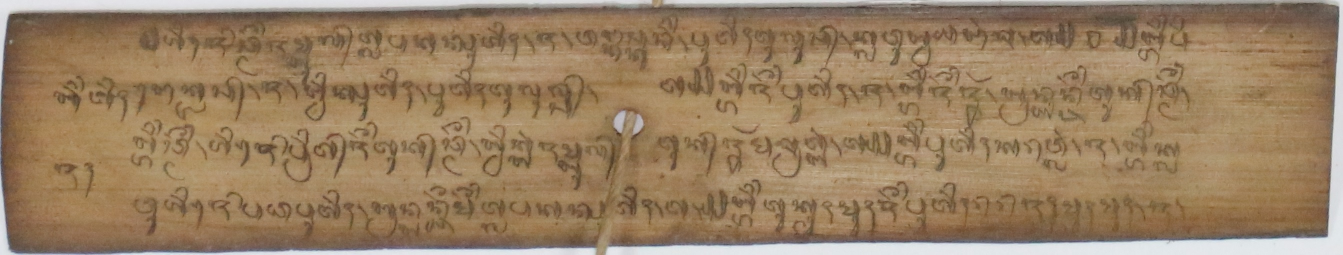
#> input picture images/image1.jpg, 2685 x 509 px (shown at 1/2 size)
$ jupyter execute --allow-errors 'Craft_model demo-Copy1.ipynb'
#> lines starting #> are read from the running program, lines starting #| are printed output that depends on the picture
### craft.py
"""
Copyright (c) 2019-present NAVER Corp.
MIT License
"""

# -*- coding: utf-8 -*-
import torch
import torch.nn as nn
import torch.nn.functional as F

from basenet.vgg16_bn import vgg16_bn, init_weights

class double_conv(nn.Module):
    # [10 lines left out: function __init__, not called in this run]

    def forward(self, x):
        x = self.conv(x)
        return x


class CRAFT(nn.Module):
    def __init__(self, pretrained=False, freeze=False):
        super(CRAFT, self).__init__()

        """ Base network """
        self.basenet = vgg16_bn(pretrained, freeze)

        """ U network """
        self.upconv1 = double_conv(1024, 512, 256)
        self.upconv2 = double_conv(512, 256, 128)
        self.upconv3 = double_conv(256, 128, 64)
        self.upconv4 = double_conv(128, 64, 32)

        num_class = 2
        self.conv_cls = nn.Sequential(
            nn.Conv2d(32, 32, kernel_size=3, padding=1), nn.ReLU(inplace=True),
            nn.Conv2d(32, 32, kernel_size=3, padding=1), nn.ReLU(inplace=True),
            nn.Conv2d(32, 16, kernel_size=3, padding=1), nn.ReLU(inplace=True),
            nn.Conv2d(16, 16, kernel_size=1), nn.ReLU(inplace=True),
            nn.Conv2d(16, num_class, kernel_size=1),
        )

        init_weights(self.upconv1.modules())
        init_weights(self.upconv2.modules())
        init_weights(self.upconv3.modules())
        init_weights(self.upconv4.modules())
        init_weights(self.conv_cls.modules())

    # [23 lines left out: function forward, not called in this run]

# [4 lines that do not run on import are left out]

### basenet/vgg16_bn.py
from collections import namedtuple

import torch
import torch.nn as nn
import torch.nn.init as init
from torchvision import models
from torchvision.models.vgg import model_urls

# [12 lines left out: function init_weights, not called in this run]

class vgg16_bn(torch.nn.Module):
    def __init__(self, pretrained=True, freeze=True):
        super(vgg16_bn, self).__init__()
        model_urls['vgg16_bn'] = model_urls['vgg16_bn'].replace('https://', 'http://')
        vgg_pretrained_features = models.vgg16_bn(pretrained=pretrained).features
        self.slice1 = torch.nn.Sequential()
        self.slice2 = torch.nn.Sequential()
        self.slice3 = torch.nn.Sequential()
        self.slice4 = torch.nn.Sequential()
        self.slice5 = torch.nn.Sequential()
        for x in range(12):         # conv2_2
            self.slice1.add_module(str(x), vgg_pretrained_features[x])
        for x in range(12, 19):         # conv3_3
            self.slice2.add_module(str(x), vgg_pretrained_features[x])
        for x in range(19, 29):         # conv4_3
            self.slice3.add_module(str(x), vgg_pretrained_features[x])
        for x in range(29, 39):         # conv5_3
            self.slice4.add_module(str(x), vgg_pretrained_features[x])

        # fc6, fc7 without atrous conv
        self.slice5 = torch.nn.Sequential(
                nn.MaxPool2d(kernel_size=3, stride=1, padding=1),
                nn.Conv2d(512, 1024, kernel_size=3, padding=6, dilation=6),
                nn.Conv2d(1024, 1024, kernel_size=1)
        )

        if not pretrained:
            init_weights(self.slice1.modules())
            init_weights(self.slice2.modules())
            init_weights(self.slice3.modules())
            init_weights(self.slice4.modules())

        init_weights(self.slice5.modules())        # no pretrained model for fc6 and fc7

        if freeze:
            for param in self.slice1.parameters():      # only first conv
                param.requires_grad= False

    # [14 lines left out: function forward, not called in this run]

### Craft_model demo-Copy1.ipynb
[cell 1]
import sys
sys.executable

[cell 2]
import sys
import os
import time
import argparse

import torch
import torch.nn as nn
import torch.backends.cudnn as cudnn
from torch.autograd import Variable

from PIL import Image

import cv2
from skimage import io
import numpy as np
import craft_utils
import imgproc
import file_utils
import json
import zipfile
from IPython.display import Image, display

from craft import CRAFT

from collections import OrderedDict
# [10 lines left out: function copyStateDict, not called in this run]

def str2bool(v):
    return v.lower() in ("yes", "y", "true", "t", "1")

[cell 3]
# [52 lines left out: function test_net, not called in this run]

[cell 4]
# [6 lines left out: function loadImage, not called in this run]

[cell 5]
import cv2 as cv
import file_utils
def zoom(img, zx=10,zy=15):
    return cv.resize(img, None, fx=zx, fy=zy)

[cell 6]
img = cv.imread('images/image1.jpg')
#> img is the input picture: shape (509, 2685, 3); mean B, G, R 97.5, 127.6, 153.3
cropped = img[0:img.shape[0],200:1400]
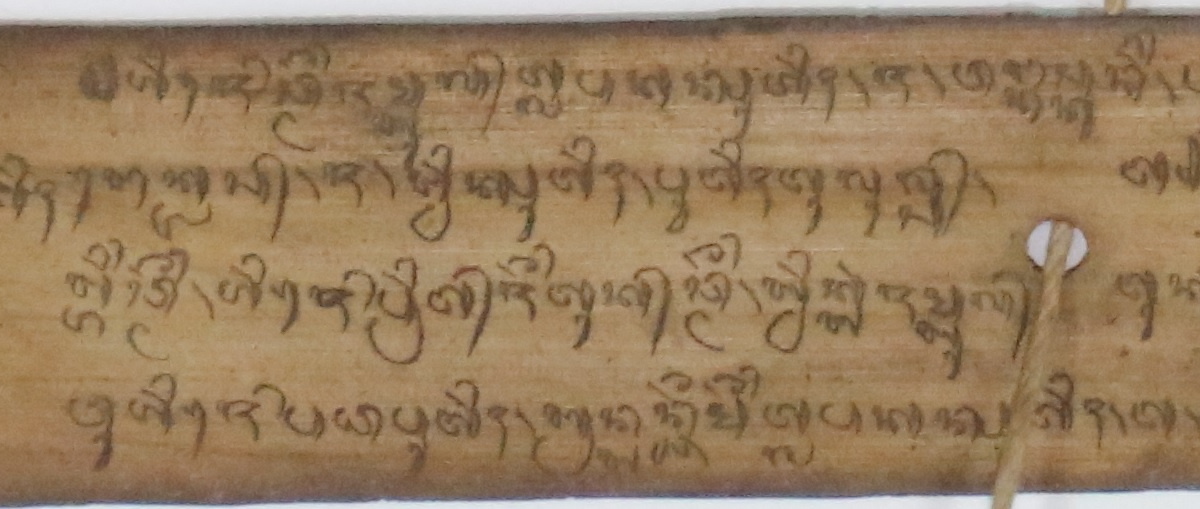
#> cropped: shape (509, 1200, 3); mean B, G, R 94.5, 125.8, 152.2
zoomed = zoom(img)
zoomed_and_cropped = zoom(cropped)

[cell 7]
# [52 lines left out: function test_net, not called in this run]

[cell 8]
def crafttry(img):
    net = CRAFT()     # initialize
    trained_model='weights/craft_mlt_25k.pth'
    text_threshold=0.7
    low_text=0.5
    link_threshold=.9
    cuda=False
    canvas_size=1280

    poly=False

    refine=False
    refiner_model='weights/craft_refiner_CTW1500.pth'

    result_folder = './result/'
    if not os.path.isdir(result_folder):
        os.mkdir(result_folder)
    print('Loading weights from checkpoint (' + trained_model + ')')
    if cuda:
        net.load_state_dict(copyStateDict(torch.load(trained_model)))
    else:
        net.load_state_dict(copyStateDict(torch.load(trained_model, map_location='cpu')))

    if cuda:
        net = net.cuda()
        net = torch.nn.DataParallel(net)
        cudnn.benchmark = False

    net.eval()

    # LinkRefiner
    refine_net = None
    if refine:
        from refinenet import RefineNet
        refine_net = RefineNet()
        print('Loading weights of refiner from checkpoint (' + refiner_model + ')')
        if cuda:
            refine_net.load_state_dict(copyStateDict(torch.load(refiner_model)))
            refine_net = refine_net.cuda()
            refine_net = torch.nn.DataParallel(refine_net)
        else:
            refine_net.load_state_dict(copyStateDict(torch.load(refiner_model, map_location='cpu')))

        refine_net.eval()
        poly = True

    t = time.time()

    # load data
#     print("Test image {:d}/{:d}: {:s}".format(k+1, len(image_list), image_path), end='\r')
    image =loadImage(img)

    bboxes, polys, score_text = test_net(net, image, text_threshold, link_threshold, low_text, cuda, poly, refine_net)
#         print(bboxes)
        # save score text
#     filename, file_ext = os.path.splitext(os.path.basename(image_path))
    mask_file = result_folder + "/vallires_crop_mask.jpg"
    cv2.imwrite(mask_file, score_text)

    file_utils.saveResult("/", image[:,:,::-1], polys, dirname=result_folder)
    f1 = result_folder + "/res_.jpg"
    display(Image(filename=f1))

    print("elapsed time : {}s".format(time.time() - t))

[cell 9]
crafttry(zoomed_and_cropped)
#> (the call stopped at in __init__, `model_urls['vgg16_bn'] = model_urls['vgg16_bn'].replace('https://', 'h..`: torchvision is not available in this run)
